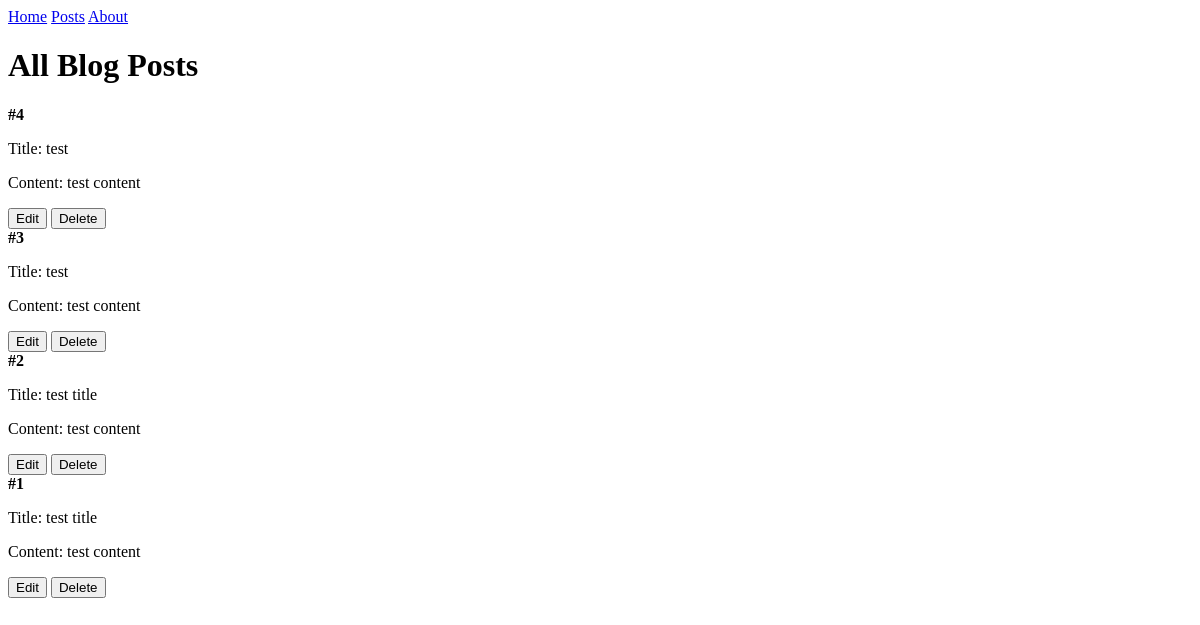
/posts, run on an earlier commit of the app's database.
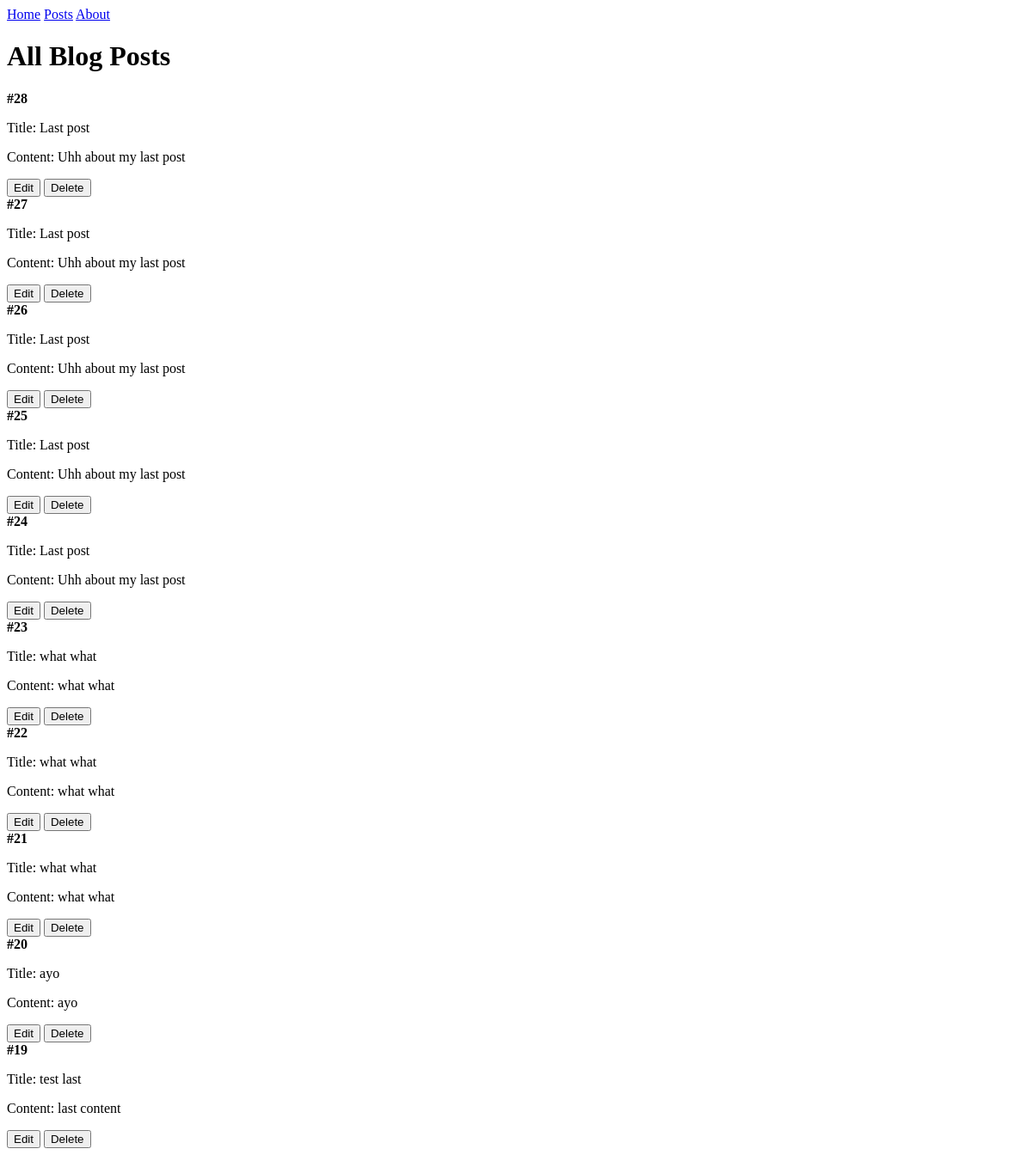
And on a later commit of the database.
### tables this page shows
CREATE TABLE blog_posts (
    post_id         INTEGER PRIMARY KEY AUTOINCREMENT,
    post_title    TEXT    NOT NULL,
    post_content  TEXT    NOT NULL,
    created_date   DATETIME DEFAULT CURRENT_TIMESTAMP,
    modified_date  DATETIME DEFAULT CURRENT_TIMESTAMP
);

### routes.py (the view)
@web_app_bp.route("/posts", methods=["GET"])
def posts():
    return render_template('posts.html', **_all_posts_context())

### routes.py (called while the page is built)
def _all_posts_context():
    all_posts = fetch_all_posts()
    return {"all_posts": all_posts if isinstance(all_posts, list) else []}

### services.py (called while the page is built)
def fetch_all_posts():
    try:
        conn = sqlite3.connect(DB_PATH)
        cursor = conn.cursor()
        cursor.execute(
            """
                SELECT post_id, post_title, post_content, created_date FROM blog_posts ORDER BY post_id DESC LIMIT 10;
            """
        )
        all_posts = cursor.fetchall()
        conn.close()
        return all_posts
    except Exception as e:
        return e

### templates/posts.html (shortened to what this page needs)
{% extends "base.html" %}
{% block content %}
<body>
    <h1>All Blog Posts</h1>
    {% for post in all_posts %}
        <div class="post">
            <b>#{{ post[0] }}</b>
            <p>Title: {{ post[1] }}</p>
            <p>Content: {{ post[2] }}</p>
            <button>Edit</button>
            <button>Delete</button>
        </div>
    {% endfor %}
</body>
{% endblock %}

What changed in the data, as far as the page shows it:
no longer on this page (row unchanged): blog_posts: post_id "4", post_title "test", post_content "test content"
no longer on this page (row unchanged): blog_posts: post_id "3", post_title "test", post_content "test content"
no longer on this page (row unchanged): blog_posts: post_id "2", post_title "test title", post_content "test content"
no longer on this page (row unchanged): blog_posts: post_id "1", post_title "test title", post_content "test content"
added blog_posts: post_id "28", post_title "Last post", post_content "Uhh about my last post"
added blog_posts: post_id "27", post_title "Last post", post_content "Uhh about my last post"
added blog_posts: post_id "26", post_title "Last post", post_content "Uhh about my last post"
added blog_posts: post_id "25", post_title "Last post", post_content "Uhh about my last post"
added blog_posts: post_id "24", post_title "Last post", post_content "Uhh about my last post"
added blog_posts: post_id "23", post_title "what what", post_content "what what"
added blog_posts: post_id "22", post_title "what what", post_content "what what"
added blog_posts: post_id "21", post_title "what what", post_content "what what"
added blog_posts: post_id "20", post_title "ayo", post_content "ayo"
added blog_posts: post_id "19", post_title "test last", post_content "last content"
